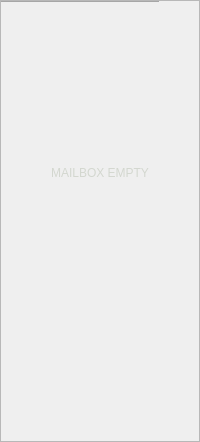
     <widget class="QWidget" name="page_2">
      <layout class="QGridLayout" name="gridLayout_3">
       <property name="leftMargin">
        <number>0</number>
       </property>
       <property name="topMargin">
        <number>0</number>
       </property>
       <property name="rightMargin">
        <number>0</number>
       </property>
       <property name="bottomMargin">
        <number>0</number>
       </property>
       <property name="spacing">
        <number>0</number>
       </property>
       <item row="0" column="0">
        <widget class="QFrame" name="frame_2">
         <property name="frameShape">
          <enum>QFrame::StyledPanel</enum>
         </property>
         <property name="frameShadow">
          <enum>QFrame::Raised</enum>
         </property>
         <layout class="QVBoxLayout" name="verticalLayout_10">
          <property name="leftMargin">
           <number>0</number>
          </property>
          <property name="topMargin">
           <number>0</number>
          </property>
          <property name="rightMargin">
           <number>0</number>
          </property>
          <property name="bottomMargin">
           <number>0</number>
          </property>
          <item>
           <widget class="QFrame" name="line_frame_2">
            <property name="styleSheet">
             <string notr="true">QFrame
{
border-width:1px;
border-style:solid;
border-left-color: transparent;
border-top-color: #a6a6a6;
border-right-color: transparent;
border-bottom-color: transparent;
margin-right:40px;
}</string>
            </property>
            <property name="frameShape">
             <enum>QFrame::HLine</enum>
            </property>
            <property name="frameShadow">
             <enum>QFrame::Raised</enum>
            </property>
            <property name="lineWidth">
             <number>1</number>
            </property>
           </widget>
          </item>
          <item>
           <spacer name="verticalSpacer_5">
            <property name="orientation">
             <enum>Qt::Vertical</enum>
            </property>
            <property name="sizeHint" stdset="0">
             <size>
              <width>20</width>
              <height>156</height>
             </size>
            </property>
           </spacer>
          </item>
          <item>
           <widget class="QLabel" name="label_5">
            <property name="styleSheet">
             <string notr="true">font: 38pt &quot;Raleway&quot;;
font-weight:light;
color: rgb(211, 215, 207);</string>
            </property>
            <property name="text">
             <string>MAILBOX EMPTY</string>
            </property>
            <property name="alignment">
             <set>Qt::AlignCenter</set>
            </property>
           </widget>
          </item>
          <item>
           <layout class="QHBoxLayout" name="horizontalLayout_10">
            <item>
             <spacer name="horizontalSpacer_11">
              <property name="orientation">
               <enum>Qt::Horizontal</enum>
              </property>
              <property name="sizeHint" stdset="0">
               <size>
                <width>40</width>
                <height>20</height>
               </size>
              </property>
             </spacer>
            </item>
            <item>
             <widget class="QLabel" name="label_4">
              <property name="minimumSize">
               <size>
                <width>100</width>
                <height>100</height>
               </size>
              </property>
              <property name="maximumSize">
               <size>
                <width>100</width>
                <height>100</height>
               </size>
              </property>
              <property name="text">
               <string/>
              </property>
              <property name="pixmap">
               <pixmap resource="../assets/app_resources.qrc">:/icons/icons/mail icon_1.png</pixmap>
              </property>
              <property name="alignment">
               <set>Qt::AlignCenter</set>
              </property>
             </widget>
            </item>
            <item>
             <spacer name="horizontalSpacer_12">
              <property name="orientation">
               <enum>Qt::Horizontal</enum>
              </property>
              <property name="sizeHint" stdset="0">
               <size>
                <width>40</width>
                <height>20</height>
               </size>
              </property>
             </spacer>
            </item>
           </layout>
          </item>
          <item>
           <spacer name="verticalSpacer_6">
            <property name="orientation">
             <enum>Qt::Vertical</enum>
            </property>
            <property name="sizeHint" stdset="0">
             <size>
              <width>20</width>
              <height>155</height>
             </size>
            </property>
           </spacer>
          </item>
         </layout>
        </widget>
       </item>
      </layout>
     </widget>
